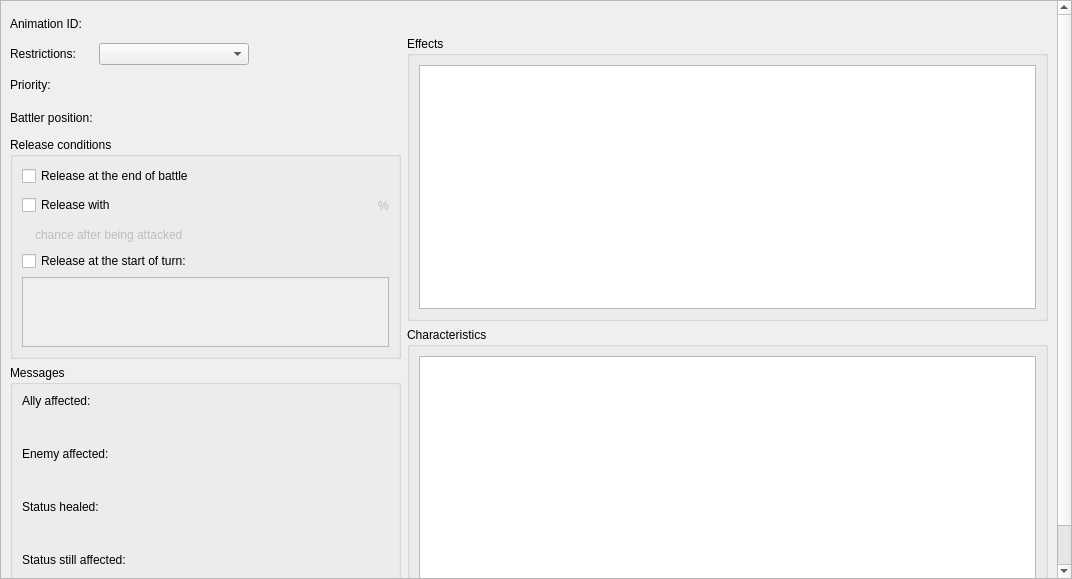
<?xml version="1.0" encoding="UTF-8"?>
<ui version="4.0">
 <class>PanelStatus</class>
 <widget class="QWidget" name="PanelStatus">
  <property name="geometry">
   <rect>
    <x>0</x>
    <y>0</y>
    <width>1072</width>
    <height>579</height>
   </rect>
  </property>
  <property name="windowTitle">
   <string>Form</string>
  </property>
  <layout class="QGridLayout" name="gridLayout_7">
   <property name="leftMargin">
    <number>0</number>
   </property>
   <property name="topMargin">
    <number>0</number>
   </property>
   <property name="rightMargin">
    <number>0</number>
   </property>
   <property name="bottomMargin">
    <number>0</number>
   </property>
   <item row="0" column="0">
    <widget class="QScrollArea" name="scrollArea">
     <property name="widgetResizable">
      <bool>true</bool>
     </property>
     <widget class="QWidget" name="scrollAreaWidgetContents">
      <property name="geometry">
       <rect>
        <x>0</x>
        <y>0</y>
        <width>1056</width>
        <height>669</height>
       </rect>
      </property>
      <layout class="QGridLayout" name="gridLayout_6">
       <item row="0" column="0">
        <layout class="QHBoxLayout" name="horizontalLayout_6" stretch="0,1">
         <item>
          <layout class="QVBoxLayout" name="verticalLayout_3">
           <item>
            <layout class="QGridLayout" name="gridLayout_4">
             <item row="0" column="0">
              <widget class="QLabel" name="labelAnimation">
               <property name="text">
                <string>Animation ID:</string>
               </property>
              </widget>
             </item>
             <item row="0" column="1">
              <layout class="QHBoxLayout" name="horizontalLayout_5">
               <item>
                <widget class="PanelPrimitiveValue" name="panelPrimitiveAnimationID" native="true">
                 <property name="enabled">
                  <bool>true</bool>
                 </property>
                 <property name="minimumSize">
                  <size>
                   <width>250</width>
                   <height>27</height>
                  </size>
                 </property>
                 <property name="maximumSize">
                  <size>
                   <width>250</width>
                   <height>27</height>
                  </size>
                 </property>
                </widget>
               </item>
               <item>
                <spacer name="horizontalSpacer_8">
                 <property name="orientation">
                  <enum>Qt::Horizontal</enum>
                 </property>
                 <property name="sizeHint" stdset="0">
                  <size>
                   <width>40</width>
                   <height>20</height>
                  </size>
                 </property>
                </spacer>
               </item>
              </layout>
             </item>
             <item row="1" column="0">
              <widget class="QLabel" name="labelRestrictions">
               <property name="text">
                <string>Restrictions:</string>
               </property>
              </widget>
             </item>
             <item row="1" column="1">
              <layout class="QHBoxLayout" name="horizontalLayout_2">
               <item>
                <widget class="QComboBox" name="comboBoxRestrictions">
                 <property name="minimumSize">
                  <size>
                   <width>150</width>
                   <height>0</height>
                  </size>
                 </property>
                </widget>
               </item>
               <item>
                <spacer name="horizontalSpacer_2">
                 <property name="orientation">
                  <enum>Qt::Horizontal</enum>
                 </property>
                 <property name="sizeHint" stdset="0">
                  <size>
                   <width>118</width>
                   <height>20</height>
                  </size>
                 </property>
                </spacer>
               </item>
              </layout>
             </item>
             <item row="2" column="0">
              <widget class="QLabel" name="labelPriority">
               <property name="text">
                <string>Priority:</string>
               </property>
              </widget>
             </item>
             <item row="2" column="1">
              <layout class="QHBoxLayout" name="horizontalLayout_3">
               <item>
                <widget class="PanelPrimitiveValue" name="panelPrimitivePriority" native="true">
                 <property name="enabled">
                  <bool>true</bool>
                 </property>
                 <property name="minimumSize">
                  <size>
                   <width>250</width>
                   <height>27</height>
                  </size>
                 </property>
                 <property name="maximumSize">
                  <size>
                   <width>250</width>
                   <height>27</height>
                  </size>
                 </property>
                </widget>
               </item>
               <item>
                <spacer name="horizontalSpacer_6">
                 <property name="orientation">
                  <enum>Qt::Horizontal</enum>
                 </property>
                 <property name="sizeHint" stdset="0">
                  <size>
                   <width>40</width>
                   <height>20</height>
                  </size>
                 </property>
                </spacer>
               </item>
              </layout>
             </item>
             <item row="3" column="0">
              <widget class="QLabel" name="label_2">
               <property name="text">
                <string>Battler position:</string>
               </property>
              </widget>
             </item>
             <item row="3" column="1">
              <layout class="QHBoxLayout" name="horizontalLayout_4">
               <item>
                <widget class="PanelPrimitiveValue" name="panelPrimitiveBattlerPosition" native="true">
                 <property name="enabled">
                  <bool>true</bool>
                 </property>
                 <property name="minimumSize">
                  <size>
                   <width>250</width>
                   <height>27</height>
                  </size>
                 </property>
                 <property name="maximumSize">
                  <size>
                   <width>250</width>
                   <height>27</height>
                  </size>
                 </property>
                </widget>
               </item>
               <item>
                <spacer name="horizontalSpacer_7">
                 <property name="orientation">
                  <enum>Qt::Horizontal</enum>
                 </property>
                 <property name="sizeHint" stdset="0">
                  <size>
                   <width>40</width>
                   <height>20</height>
                  </size>
                 </property>
                </spacer>
               </item>
              </layout>
             </item>
            </layout>
           </item>
           <item>
            <widget class="QGroupBox" name="groupBoxReleaseConditions">
             <property name="title">
              <string>Release conditions</string>
             </property>
             <layout class="QGridLayout" name="gridLayout_5">
              <item row="0" column="0">
               <layout class="QVBoxLayout" name="verticalLayout_9" stretch="0,0,0,0,1">
                <item>
                 <widget class="QCheckBox" name="checkBoxReleaseAtEndBattle">
                  <property name="text">
                   <string>Release at the end of battle</string>
                  </property>
                 </widget>
                </item>
                <item>
                 <layout class="QHBoxLayout" name="horizontalLayout_8" stretch="0,0,0,0">
                  <item>
                   <widget class="QCheckBox" name="checkBoxReleaseWith">
                    <property name="text">
                     <string>Release with</string>
                    </property>
                   </widget>
                  </item>
                  <item>
                   <widget class="PanelPrimitiveValue" name="panelPrimitiveChanceReleaseBeingAttacked" native="true">
                    <property name="enabled">
                     <bool>false</bool>
                    </property>
                    <property name="minimumSize">
                     <size>
                      <width>250</width>
                      <height>27</height>
                     </size>
                    </property>
                    <property name="maximumSize">
                     <size>
                      <width>250</width>
                      <height>27</height>
                     </size>
                    </property>
                   </widget>
                  </item>
                  <item>
                   <widget class="QLabel" name="labelPercent">
                    <property name="enabled">
                     <bool>false</bool>
                    </property>
                    <property name="text">
                     <string>%</string>
                    </property>
                   </widget>
                  </item>
                  <item>
                   <spacer name="horizontalSpacer_3">
                    <property name="orientation">
                     <enum>Qt::Horizontal</enum>
                    </property>
                    <property name="sizeHint" stdset="0">
                     <size>
                      <width>0</width>
                      <height>24</height>
                     </size>
                    </property>
                   </spacer>
                  </item>
                 </layout>
                </item>
                <item>
                 <layout class="QHBoxLayout" name="horizontalLayout_9" stretch="0,0,1">
                  <item>
                   <spacer name="horizontalSpacer_5">
                    <property name="orientation">
                     <enum>Qt::Horizontal</enum>
                    </property>
                    <property name="sizeHint" stdset="0">
                     <size>
                      <width>13</width>
                      <height>20</height>
                     </size>
                    </property>
                   </spacer>
                  </item>
                  <item>
                   <widget class="QLabel" name="labelChanceAfterBeingAttacked">
                    <property name="enabled">
                     <bool>false</bool>
                    </property>
                    <property name="text">
                     <string>chance after being attacked</string>
                    </property>
                   </widget>
                  </item>
                  <item>
                   <spacer name="horizontalSpacer_4">
                    <property name="orientation">
                     <enum>Qt::Horizontal</enum>
                    </property>
                    <property name="sizeHint" stdset="0">
                     <size>
                      <width>0</width>
                      <height>17</height>
                     </size>
                    </property>
                   </spacer>
                  </item>
                 </layout>
                </item>
                <item>
                 <widget class="QCheckBox" name="checkBoxReleaseStartTurn">
                  <property name="text">
                   <string>Release at the start of turn:</string>
                  </property>
                 </widget>
                </item>
                <item>
                 <widget class="WidgetSuperTree" name="treeViewReleaseChanceTurn">
                  <property name="enabled">
                   <bool>false</bool>
                  </property>
                  <property name="verticalScrollBarPolicy">
                   <enum>Qt::ScrollBarAsNeeded</enum>
                  </property>
                  <property name="horizontalScrollBarPolicy">
                   <enum>Qt::ScrollBarAlwaysOff</enum>
                  </property>
                  <property name="editTriggers">
                   <set>QAbstractItemView::NoEditTriggers</set>
                  </property>
                  <property name="showDropIndicator" stdset="0">
                   <bool>false</bool>
                  </property>
                  <property name="indentation">
                   <number>0</number>
                  </property>
                  <attribute name="headerMinimumSectionSize">
                   <number>2</number>
                  </attribute>
                  <attribute name="headerDefaultSectionSize">
                   <number>57</number>
                  </attribute>
                  <attribute name="headerStretchLastSection">
                   <bool>false</bool>
                  </attribute>
                 </widget>
                </item>
               </layout>
              </item>
             </layout>
            </widget>
           </item>
           <item>
            <widget class="QGroupBox" name="groupBox_2">
             <property name="title">
              <string>Messages</string>
             </property>
             <layout class="QGridLayout" name="gridLayout_3">
              <item row="0" column="0">
               <layout class="QVBoxLayout" name="verticalLayout_2">
                <item>
                 <widget class="QLabel" name="labelAllyAffected">
                  <property name="text">
                   <string>Ally affected:</string>
                  </property>
                 </widget>
                </item>
                <item>
                 <widget class="PanelPrimitiveValue" name="panelPrimitiveMessageAllyAffected" native="true">
                  <property name="enabled">
                   <bool>true</bool>
                  </property>
                  <property name="minimumSize">
                   <size>
                    <width>250</width>
                    <height>27</height>
                   </size>
                  </property>
                  <property name="maximumSize">
                   <size>
                    <width>16777215</width>
                    <height>27</height>
                   </size>
                  </property>
                 </widget>
                </item>
                <item>
                 <widget class="QLabel" name="labelEnemyAffected">
                  <property name="text">
                   <string>Enemy affected:</string>
                  </property>
                 </widget>
                </item>
                <item>
                 <widget class="PanelPrimitiveValue" name="panelPrimitiveMessageEnemyAffected" native="true">
                  <property name="enabled">
                   <bool>true</bool>
                  </property>
                  <property name="minimumSize">
                   <size>
                    <width>250</width>
                    <height>27</height>
                   </size>
                  </property>
                  <property name="maximumSize">
                   <size>
                    <width>16777215</width>
                    <height>27</height>
                   </size>
                  </property>
                 </widget>
                </item>
                <item>
                 <widget class="QLabel" name="labelStatusHealed">
                  <property name="text">
                   <string>Status healed:</string>
                  </property>
                 </widget>
                </item>
                <item>
                 <widget class="PanelPrimitiveValue" name="panelPrimitiveMessageStatusHealed" native="true">
                  <property name="enabled">
                   <bool>true</bool>
                  </property>
                  <property name="minimumSize">
                   <size>
                    <width>250</width>
                    <height>27</height>
                   </size>
                  </property>
                  <property name="maximumSize">
                   <size>
                    <width>16777215</width>
                    <height>27</height>
                   </size>
                  </property>
                 </widget>
                </item>
                <item>
                 <widget class="QLabel" name="labelStatusStillAffected">
                  <property name="text">
                   <string>Status still affected:</string>
                  </property>
                 </widget>
                </item>
                <item>
                 <widget class="PanelPrimitiveValue" name="panelPrimitiveMessageStatusStillAffected" native="true">
                  <property name="enabled">
                   <bool>true</bool>
                  </property>
                  <property name="minimumSize">
                   <size>
                    <width>250</width>
                    <height>27</height>
                   </size>
                  </property>
                  <property name="maximumSize">
                   <size>
                    <width>16777215</width>
                    <height>27</height>
                   </size>
                  </property>
                 </widget>
                </item>
               </layout>
              </item>
             </layout>
            </widget>
           </item>
          </layout>
         </item>
         <item>
          <layout class="QVBoxLayout" name="verticalLayout" stretch="0,1,1">
           <item>
            <layout class="QHBoxLayout" name="horizontalLayout" stretch="1,0">
             <item>
              <spacer name="horizontalSpacer">
               <property name="orientation">
                <enum>Qt::Horizontal</enum>
               </property>
               <property name="sizeHint" stdset="0">
                <size>
                 <width>38</width>
                 <height>20</height>
                </size>
               </property>
              </spacer>
             </item>
             <item>
              <widget class="WidgetIcon" name="widgetIcon" native="true">
               <property name="minimumSize">
                <size>
                 <width>0</width>
                 <height>0</height>
                </size>
               </property>
               <property name="maximumSize">
                <size>
                 <width>16777215</width>
                 <height>16777215</height>
                </size>
               </property>
              </widget>
             </item>
            </layout>
           </item>
           <item>
            <widget class="QGroupBox" name="groupBoxEffects">
             <property name="title">
              <string>Effects</string>
             </property>
             <layout class="QGridLayout" name="gridLayout">
              <item row="0" column="0">
               <widget class="WidgetSuperTree" name="treeViewEffects"/>
              </item>
             </layout>
            </widget>
           </item>
           <item>
            <widget class="QGroupBox" name="groupBoxCharacteristics">
             <property name="title">
              <string>Characteristics</string>
             </property>
             <layout class="QGridLayout" name="gridLayout_2">
              <item row="0" column="0">
               <widget class="WidgetSuperTree" name="treeViewCharacteristics"/>
              </item>
             </layout>
            </widget>
           </item>
          </layout>
         </item>
        </layout>
       </item>
      </layout>
     </widget>
    </widget>
   </item>
  </layout>
 </widget>
 <customwidgets>
  <customwidget>
   <class>WidgetSuperTree</class>
   <extends>QTreeView</extends>
   <header>widgetsupertree.h</header>
  </customwidget>
  <customwidget>
   <class>PanelPrimitiveValue</class>
   <extends>QWidget</extends>
   <header>panelprimitivevalue.h</header>
   <container>1</container>
  </customwidget>
  <customwidget>
   <class>WidgetIcon</class>
   <extends>QWidget</extends>
   <header>widgeticon.h</header>
   <container>1</container>
  </customwidget>
 </customwidgets>
 <resources/>
 <connections/>
</ui>
